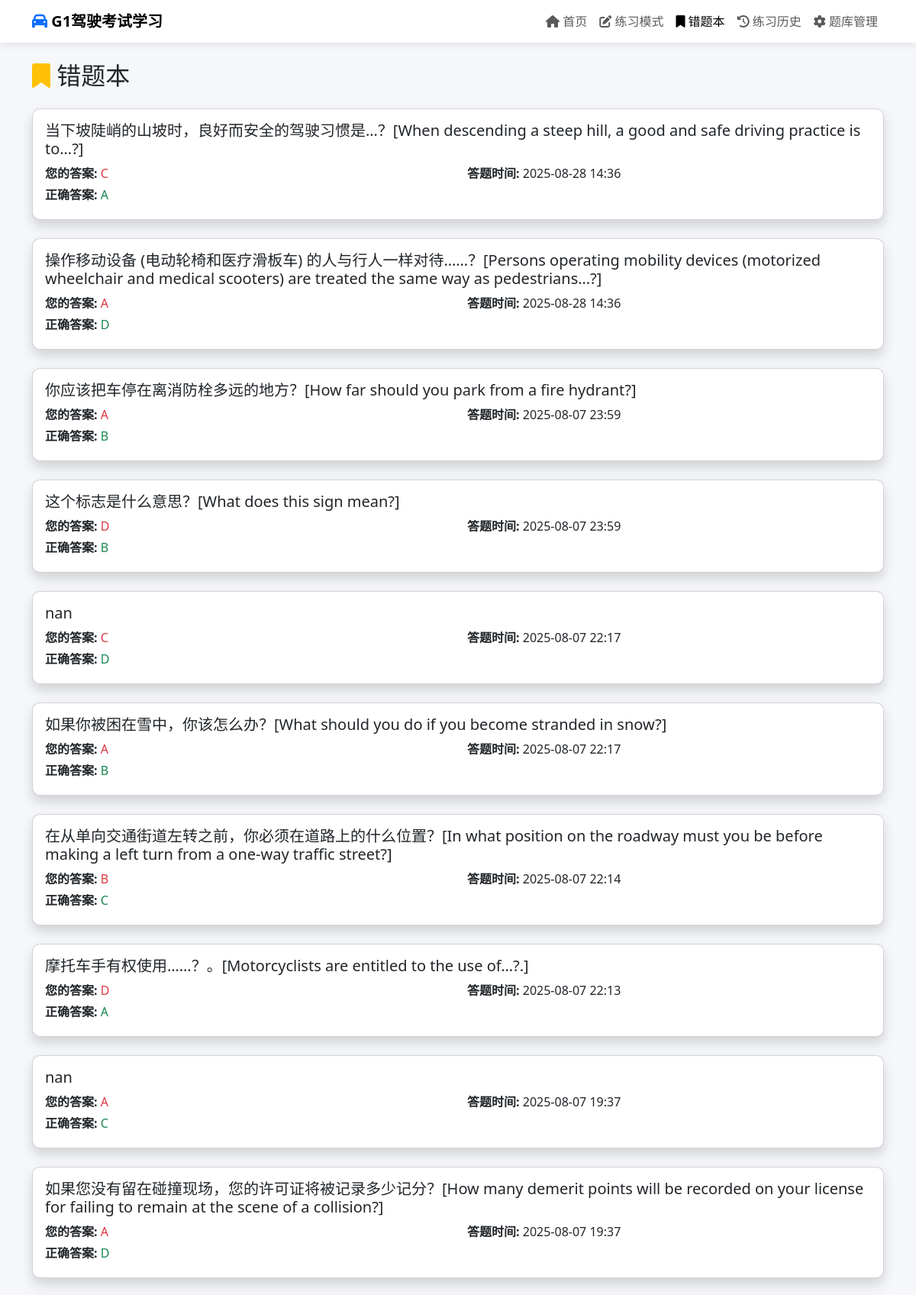
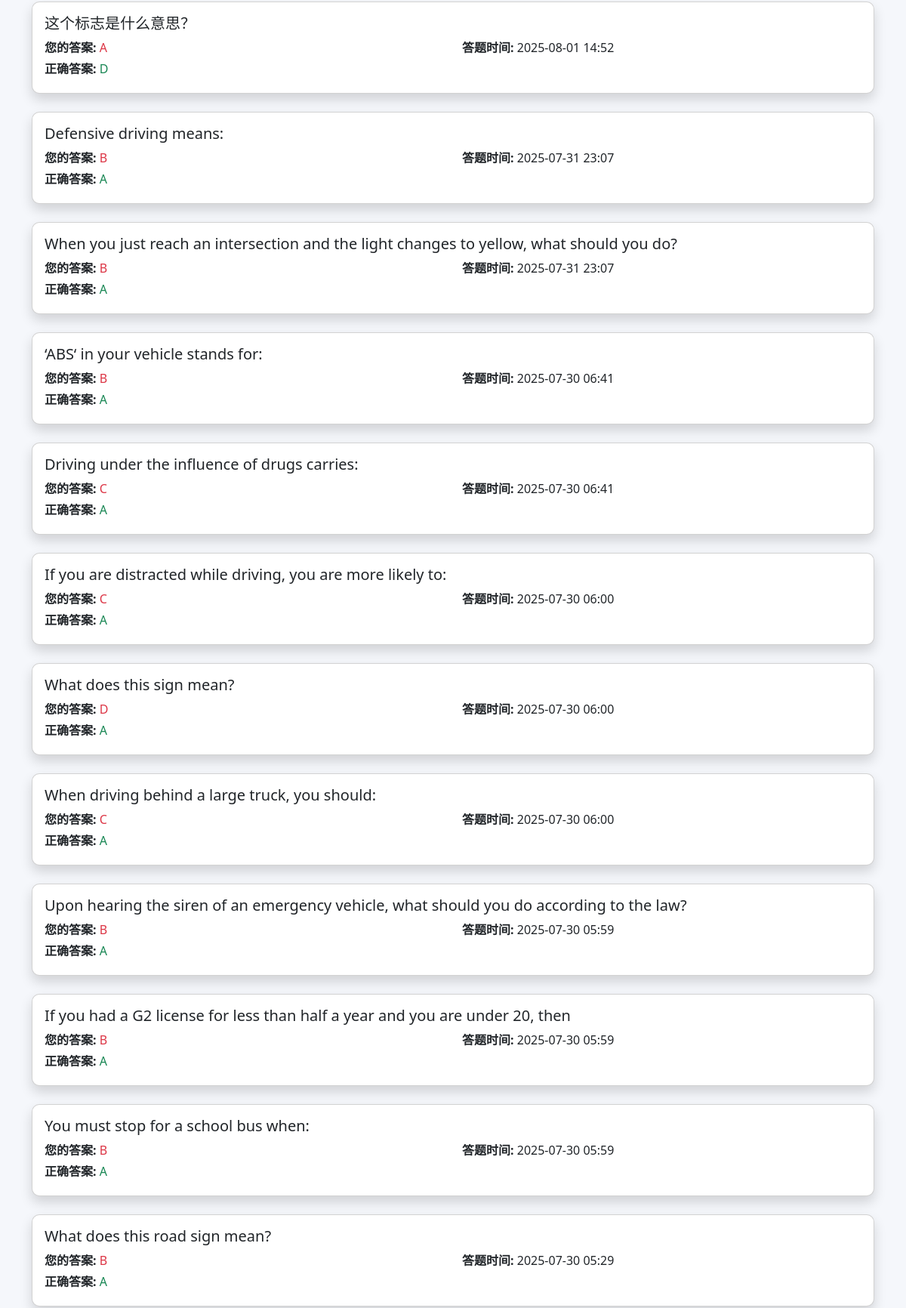
/wrong-answers (upper part), run on the app's committed database (2 pictures, top to bottom).
### models.py (models this page shows, shortened)
class WrongAnswer(db.Model):
    __tablename__ = 'wrong_answers'
    id = db.Column(db.Integer, primary_key=True)
    question_id = db.Column(db.Integer, db.ForeignKey('questions.id'), nullable=False)
    user_answer = db.Column(db.String(10), nullable=False)
    correct_answer = db.Column(db.String(10), nullable=False)
    timestamp = db.Column(db.DateTime, default=db.func.current_timestamp())
    question = db.relationship('Question', backref=db.backref('wrong_answers', lazy=True))

class Question(db.Model):
    __tablename__ = 'questions'
    id = db.Column(db.Integer, primary_key=True)
    question_text = db.Column(db.Text, nullable=False)
    options = db.Column(db.Text, nullable=False)  # JSON格式存储选项
    correct_id = db.Column(db.String(10))  # 正确选项的ID（A/B/C/D）
    correct_answer = db.Column(db.String(10), nullable=False)
    explanation = db.Column(db.Text)
    language = db.Column(db.String(10), nullable=False)  # zh 或 en
    category = db.Column(db.String(50))
    source = db.Column(db.String(100))  # 题目来源
    image_path = db.Column(db.String(200))  # 图片路径
    created_at = db.Column(db.DateTime, default=db.func.current_timestamp())

### app.py (the view)
@app.route('/wrong-answers')
def wrong_answers():
    wrong_items = WrongAnswer.query.order_by(WrongAnswer.timestamp.desc()).all()
    return render_template('wrong_answers.html', wrong_items=wrong_items)

### templates/wrong_answers.html (shortened to what this page needs)
<!DOCTYPE html>
<html lang="zh-CN">
<head>
    <link href="https://cdn.jsdelivr.net/npm/bootstrap@5.3.0/dist/css/bootstrap.min.css" rel="stylesheet">
    <link rel="stylesheet" href="https://cdnjs.cloudflare.com/ajax/libs/font-awesome/6.4.0/css/all.min.css">
</head>
<body>
    <nav class="navbar navbar-expand-lg navbar-light bg-white">
        <div class="container">
            <a class="navbar-brand fw-bold" href="/">
                <i class="fas fa-car text-primary"></i> G1驾驶考试学习
            </a>
            <div class="collapse navbar-collapse" id="navbarNav">
                <ul class="navbar-nav ms-auto">
                    <li class="nav-item">
                        <a class="nav-link" href="/"><i class="fas fa-home"></i> 首页</a>
                    </li>
                    <li class="nav-item">
                        <a class="nav-link" href="/practice"><i class="fas fa-edit"></i> 练习模式</a>
                    </li>
                    <li class="nav-item">
                        <a class="nav-link active" href="/wrong-answers"><i class="fas fa-bookmark"></i> 错题本</a>
                    </li>
                    <li class="nav-item">
                        <a class="nav-link" href="/practice-history"><i class="fas fa-history"></i> 练习历史</a>
                    </li>
                    <li class="nav-item">
                        <a class="nav-link" href="/question-management"><i class="fas fa-cog"></i> 题库管理</a>
                    </li>
                </ul>
            </div>
        </div>
    </nav>
    <div class="container mt-4">
        <div class="row">
            <div class="col-12">
                <h2 class="mb-4"><i class="fas fa-bookmark text-warning"></i> 错题本</h2>
            </div>
        </div>
        <div class="row" id="wrong-answers-container">
            {% if wrong_items %}
                {% for item in wrong_items %}
                <div class="col-12 mb-4">
                    <div class="card question-card shadow">
                        <div class="card-body">
                            <h5 class="card-title">{{ item.question.question_text }}</h5>
                            <div class="row">
                                <div class="col-md-6">
                                    <p class="mb-1"><strong>您的答案:</strong> <span class="text-danger">{{ item.user_answer }}</span></p>
                                    <p class="mb-1"><strong>正确答案:</strong> <span class="text-success">{{ item.correct_answer }}</span></p>
                                </div>
                                <div class="col-md-6">
                                    <p class="mb-1"><strong>答题时间:</strong> {{ item.timestamp.strftime('%Y-%m-%d %H:%M') }}</p>
                                </div>
                            </div>
                        </div>
                    </div>
                </div>
                {% endfor %}
            {% endif %}
        </div>
    </div>
</body>
</html>

### templates/wrong_answers.html (style rules this page uses)
:root { --primary-color: #4361ee; --secondary-color: #3f37c9; --success-color: #4cc9f0; --warning-color: #f72585; --light-bg: #f8f9fa; --dark-text: #212529; }
body { font-family: 'Segoe UI', Tahoma, Geneva, Verdana, sans-serif; background-color: #f5f7fb; }
.navbar { box-shadow: 0 2px 10px rgba(0, 0, 0, 0.1); }
.question-card { transition: all 0.3s ease; border-radius: 10px; overflow: hidden; }

### data on the page
WrongAnswer: question.question_text "当下坡陡峭的山坡时，良好而安全的驾驶习惯是…？[When descending a steep hill, a good and safe driving practice is to…?]", user_answer "C", correct_answer "A", timestamp "2025-08-28 14:36"
WrongAnswer: question.question_text "操作移动设备 (电动轮椅和医疗滑板车) 的人与行人一样对待……？[Persons operating mobility devices (motorized wheelchair and medical scooters) are treated the same way as pedestrians…?]", user_answer "A", correct_answer "D", timestamp "2025-08-28 14:36"
WrongAnswer: question.question_text "你应该把车停在离消防栓多远的地方？[How far should you park from a fire hydrant?]", user_answer "A", correct_answer "B", timestamp "2025-08-07 23:59"
WrongAnswer: question.question_text "这个标志是什么意思？[What does this sign mean?]", user_answer "D", correct_answer "B", timestamp "2025-08-07 23:59"
WrongAnswer: question.question_text "nan", user_answer "C", correct_answer "D", timestamp "2025-08-07 22:17"
WrongAnswer: question.question_text "如果你被困在雪中，你该怎么办？[What should you do if you become stranded in snow?]", user_answer "A", correct_answer "B", timestamp "2025-08-07 22:17"
WrongAnswer: question.question_text "在从单向交通街道左转之前，你必须在道路上的什么位置？[In what position on the roadway must you be before making a left turn from a one-way traffic street?]", user_answer "B", correct_answer "C", timestamp "2025-08-07 22:14"
WrongAnswer: question.question_text "摩托车手有权使用……？。[Motorcyclists are entitled to the use of…?.]", user_answer "D", correct_answer "A", timestamp "2025-08-07 22:13"
WrongAnswer: question.question_text "nan", user_answer "A", correct_answer "C", timestamp "2025-08-07 19:37"
WrongAnswer: question.question_text "如果您没有留在碰撞现场，您的许可证将被记录多少记分？[How many demerit points will be recorded on your license for failing to remain at the scene of a collision?]", user_answer "A", correct_answer "D", timestamp "2025-08-07 19:37"
WrongAnswer: question.question_text "这个标志是什么意思？", user_answer "A", correct_answer "D", timestamp "2025-08-01 14:52"
WrongAnswer: question.question_text "Defensive driving means:", user_answer "B", correct_answer "A", timestamp "2025-07-31 23:07"
WrongAnswer: question.question_text "When you just reach an intersection and the light changes to yellow, what should you do?", user_answer "B", correct_answer "A", timestamp "2025-07-31 23:07"
WrongAnswer: question.question_text "‘ABS‘ in your vehicle stands for:", user_answer "B", correct_answer "A", timestamp "2025-07-30 06:41"
WrongAnswer: question.question_text "Driving under the influence of drugs carries:", user_answer "C", correct_answer "A", timestamp "2025-07-30 06:41"
WrongAnswer: question.question_text "If you are distracted while driving, you are more likely to:", user_answer "C", correct_answer "A", timestamp "2025-07-30 06:00"
WrongAnswer: question.question_text "What does this sign mean?", user_answer "D", correct_answer "A", timestamp "2025-07-30 06:00"
WrongAnswer: question.question_text "When driving behind a large truck, you should:", user_answer "C", correct_answer "A", timestamp "2025-07-30 06:00"
WrongAnswer: question.question_text "Upon hearing the siren of an emergency vehicle, what should you do according to the law?", user_answer "B", correct_answer "A", timestamp "2025-07-30 05:59"
WrongAnswer: question.question_text "If you had a G2 license for less than half a year and you are under 20, then", user_answer "B", correct_answer "A", timestamp "2025-07-30 05:59"
WrongAnswer: question.question_text "You must stop for a school bus when:", user_answer "B", correct_answer "A", timestamp "2025-07-30 05:59"
WrongAnswer: question.question_text "What does this road sign mean?", user_answer "B", correct_answer "A", timestamp "2025-07-30 05:29"
